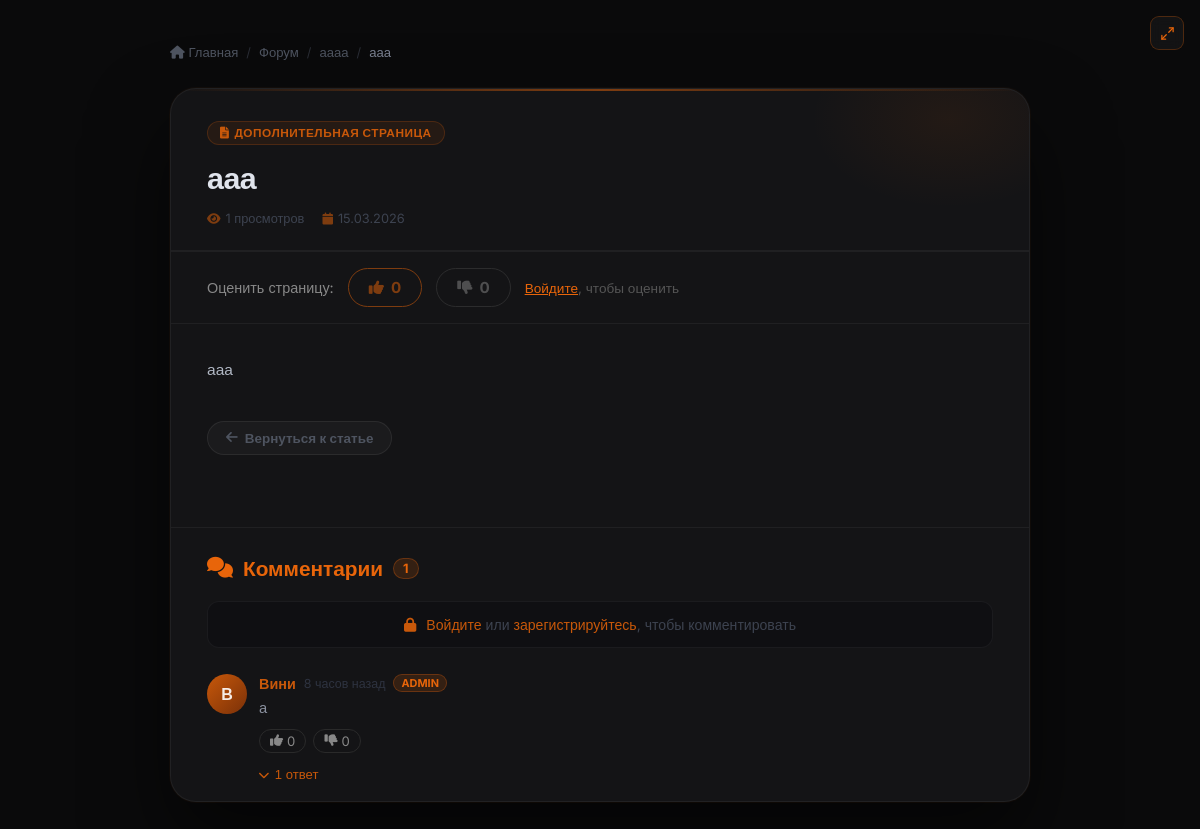
The app's page /extra/1 with its own data.
### models.py (models this page shows, shortened)
class Article(db.Model):
    __tablename__ = 'articles'
    id          = db.Column(db.Integer, primary_key=True)
    title       = db.Column(db.String(300), nullable=False)
    preview     = db.Column(db.Text, nullable=True)       # краткое описание
    content     = db.Column(db.Text, nullable=False)
    image       = db.Column(db.String(500), nullable=True)  # URL изображения (старый способ)
    image_file  = db.Column(db.String(300), nullable=True)  # имя файла загруженного изображения
    video_url   = db.Column(db.String(500), nullable=True)  # ссылка на YouTube
    video_file  = db.Column(db.String(300), nullable=True)  # загруженный видео-файл
    category    = db.Column(db.String(50), default='article')
    views       = db.Column(db.Integer, default=0)
    likes       = db.Column(db.Integer, default=0)
    dislikes    = db.Column(db.Integer, default=0)
    created_at  = db.Column(db.DateTime, default=datetime.utcnow)
    updated_at  = db.Column(db.DateTime, default=datetime.utcnow, onupdate=datetime.utcnow)
    author_id   = db.Column(db.Integer, db.ForeignKey('users.id'), nullable=False)
    game_id     = db.Column(db.Integer, db.ForeignKey('games.id'), nullable=True)
    comments    = db.relationship('Comment',      backref='article', lazy='dynamic',
                                  cascade='all, delete-orphan')
    votes       = db.relationship('Vote',         backref='article', lazy='dynamic',
                                  cascade='all, delete-orphan')
    extra_pages = db.relationship('ExtraPage',    backref='article', lazy='dynamic',
                                  cascade='all, delete-orphan')
    dropdown_items = db.relationship('DropdownItem', backref='article', lazy='dynamic',
                                     cascade='all, delete-orphan', order_by='DropdownItem.order')
    article_views  = db.relationship('ArticleView',  backref='article', lazy='dynamic',
                                     cascade='all, delete-orphan')

class ExtraPage(db.Model):
    __tablename__ = 'extra_pages'
    id         = db.Column(db.Integer, primary_key=True)
    title      = db.Column(db.String(300), nullable=False)
    content    = db.Column(db.Text, nullable=False)
    views      = db.Column(db.Integer, default=0)
    created_at = db.Column(db.DateTime, default=datetime.utcnow)
    article_id = db.Column(db.Integer, db.ForeignKey('articles.id'), nullable=False)
    author_id  = db.Column(db.Integer, db.ForeignKey('users.id'),    nullable=False)

class User(db.Model, UserMixin):
    __tablename__ = 'users'
    id             = db.Column(db.Integer, primary_key=True)
    username       = db.Column(db.String(80),  unique=True, nullable=False)
    email          = db.Column(db.String(120), unique=True, nullable=False)
    password_hash  = db.Column(db.String(256), nullable=False)
    role           = db.Column(db.Integer, default=0)
    created_at     = db.Column(db.DateTime, default=datetime.utcnow)   # дата регистрации
    last_seen      = db.Column(db.DateTime, default=datetime.utcnow)
    banned_until   = db.Column(db.DateTime, nullable=True)
    ban_reason     = db.Column(db.String(500), nullable=True)
    banned_by_id   = db.Column(db.Integer, db.ForeignKey('users.id'), nullable=True)
    recovery_key   = db.Column(db.String(256), nullable=True)  # хеш секретного ключа восстановления
    avatar         = db.Column(db.String(300), nullable=True)   # путь к аватарке
    articles       = db.relationship('Article',  backref='author',     lazy='dynamic', foreign_keys='Article.author_id')
    comments       = db.relationship('Comment',  backref='author',     lazy='dynamic', foreign_keys='Comment.author_id')
    votes          = db.relationship('Vote',     backref='user',       lazy='dynamic')
    extra_pages    = db.relationship('ExtraPage', backref='author',    lazy='dynamic', foreign_keys='ExtraPage.author_id')
    comment_reactions = db.relationship('CommentReaction', backref='user', lazy='dynamic')

### app.py (the view)
@app.route('/extra/<int:page_id>')
def extra_page(page_id):
    page = ExtraPage.query.get_or_404(page_id)
    record_extra_page_view(page)
    try:
        rows = db.session.execute(
            db.text("SELECT id,content,created_at,author_id,parent_id,likes,dislikes "
                    "FROM extra_page_comments WHERE page_id=:pid AND parent_id IS NULL "
                    "ORDER BY created_at DESC"),
            {'pid': page_id}
        ).fetchall()
        from models import User as UserModel
        extra_comments = []
        for r in rows:
            author = UserModel.query.get(r[3])
            reply_rows = db.session.execute(
                db.text("SELECT id,content,created_at,author_id,likes,dislikes "
                        "FROM extra_page_comments WHERE parent_id=:pid ORDER BY created_at"),
                {'pid': r[0]}
            ).fetchall()
            from datetime import datetime as _dt
            def _parse_dt(v):
                if isinstance(v, str):
                    try: return _dt.fromisoformat(v.split('.')[0])
                    except: return _dt.utcnow()
                return v if v else _dt.utcnow()
            replies = [{'id':rr[0],'content':rr[1],'created_at':_parse_dt(rr[2]),
                        'author': UserModel.query.get(rr[3]),
                        'likes':rr[4],'dislikes':rr[5]} for rr in reply_rows]
            extra_comments.append({'id':r[0],'content':r[1],'created_at':_parse_dt(r[2]),
                                   'author':author,'likes':r[5],'dislikes':r[6],
                                   'replies':replies})
        user_extra_reactions = {}
        if current_user.is_authenticated:
            reacts = db.session.execute(
                db.text("SELECT comment_id,value FROM extra_comment_reactions WHERE user_id=:uid"),
                {'uid': current_user.id}
            ).fetchall()
            user_extra_reactions = {r[0]: r[1] for r in reacts}
    except Exception:
        extra_comments = []
        user_extra_reactions = {}
    page_likes = 0; page_dislikes = 0; user_page_vote = 0
    try:
        page_likes    = db.session.execute(db.text("SELECT COUNT(*) FROM extra_page_votes WHERE page_id=:pid AND value=1"),  {'pid':page_id}).scalar() or 0
        page_dislikes = db.session.execute(db.text("SELECT COUNT(*) FROM extra_page_votes WHERE page_id=:pid AND value=-1"), {'pid':page_id}).scalar() or 0
        if current_user.is_authenticated:
            rv = db.session.execute(db.text("SELECT value FROM extra_page_votes WHERE page_id=:pid AND user_id=:uid"), {'pid':page_id,'uid':current_user.id}).fetchone()
            user_page_vote = rv[0] if rv else 0
    except Exception:
        pass
    return render_template('extra.html', page=page,
                           extra_comments=extra_comments,
                           user_extra_reactions=user_extra_reactions,
                           page_likes=page_likes, page_dislikes=page_dislikes,
                           user_page_vote=user_page_vote)

### templates/extra.html (shortened to what this page needs)
{% extends "base.html" %}
{% block content %}
<div class="extra-outer">
<div class="extra-wrap">
    <div class="breadcrumb">
        <a href="{{ url_for('index') }}"><i class="fas fa-home"></i> Главная</a>
        <span>/</span>
        <a href="{{ url_for('forum') }}">Форум</a>
        {% if page.article %}
        <span>/</span>
        <a href="{{ url_for('article', article_id=page.article.id) }}">{{ page.article.title }}</a>
        {% endif %}
        <span>/</span>
        <span class="current">{{ page.title }}</span>
    </div>
    <div class="extra-card">
        <div class="extra-header">
            <div class="extra-header-glow"></div>
            <div class="extra-tag"><i class="fas fa-file-alt"></i> Дополнительная страница</div>
            <h1 class="extra-title">{{ page.title }}</h1>
            <div class="extra-meta">
                <span class="extra-meta-item"><i class="fas fa-eye"></i> {{ page.views }} просмотров</span>
                {% if page.created_at %}
                <span class="extra-meta-item"><i class="fas fa-calendar"></i> {{ page.created_at.strftime('%d.%m.%Y') }}</span>
                {% endif %}
            </div>
        </div>
        <div class="extra-vote-section">
            <span class="extra-vote-label">Оценить страницу:</span>
            {% if current_user.is_authenticated %}
                <button class="extra-vote-btn like {% if user_page_vote == 1 %}active{% endif %}"
                        data-page="{{ page.id }}" data-val="1" onclick="voteExtraPage(this)">
                    <i class="fas fa-thumbs-up"></i> <span id="extraLikes">{{ page_likes }}</span>
                </button>
                <button class="extra-vote-btn dislike {% if user_page_vote == -1 %}active{% endif %}"
                        data-page="{{ page.id }}" data-val="-1" onclick="voteExtraPage(this)">
                    <i class="fas fa-thumbs-down"></i> <span id="extraDislikes">{{ page_dislikes }}</span>
                </button>
            {% else %}
                <span class="extra-vote-btn like" style="cursor:default;opacity:0.5;">
                    <i class="fas fa-thumbs-up"></i> {{ page_likes }}
                </span>
                <span class="extra-vote-btn dislike" style="cursor:default;opacity:0.5;">
                    <i class="fas fa-thumbs-down"></i> {{ page_dislikes }}
                </span>
                <span style="color:#555;font-size:0.85rem;"><a href="{{ url_for('login') }}" style="color:#e8650a;">Войдите</a>, чтобы оценить</span>
            {% endif %}
        </div>
        <div class="extra-body">
            <div class="extra-content">
                {{ page.content | safe }}
            </div>
            {% if page.article %}
            <a href="{{ url_for('article', article_id=page.article.id) }}" class="extra-back">
                <i class="fas fa-arrow-left"></i> Вернуться к статье
            </a>
            {% else %}
            <a href="{{ url_for('forum') }}" class="extra-back">
                <i class="fas fa-arrow-left"></i> На форум
            </a>
            {% endif %}
        </div>
        <div class="extra-comments-section" id="extra-comments">
            <div class="extra-comments-title">
                <i class="fas fa-comments"></i>
                Комментарии
                <span class="extra-comments-count">{{ extra_comments | length }}</span>
            </div>
            {% if current_user.is_authenticated %}
            <div class="extra-comment-form" id="mainCommentForm">
                <form id="ecMainForm">
                    <input type="hidden" name="page_id" value="{{ page.id }}">
                    <textarea name="content" id="ecMainTextarea" placeholder="Написать комментарий..." rows="3"></textarea>
                    <button type="submit" class="extra-comment-submit">
                        <i class="fas fa-paper-plane"></i> Отправить
                    </button>
                </form>
            </div>
            {% else %}
            <div class="extra-comment-login">
                <i class="fas fa-lock" style="color:#c8580a;margin-right:6px;"></i>
                <a href="{{ url_for('login') }}">Войдите</a> или <a href="{{ url_for('register') }}">зарегистрируйтесь</a>, чтобы комментировать
            </div>
            {% endif %}
            <div id="ecList">
            {% if extra_comments %}
                {% for c in extra_comments %}
                <div class="ec-comment" id="ec-{{ c.id }}">
                    <a href="{{ url_for('profile', username=c.author.username) if c.author else '#' }}" class="ec-avatar ec-avatar-link">
                        {% if c.author and c.author.avatar %}
                            <img src="{{ c.author.avatar }}" alt="">
                        {% else %}
                            {{ (c.author.username[0] if c.author else '?') }}
                        {% endif %}
                    </a>
                    <div class="ec-body">
                        <div class="ec-head">
                            <a href="{{ url_for('profile', username=c.author.username) if c.author else '#' }}" class="ec-username">{{ c.author.username if c.author else 'Удалён' }}</a>
                            <span class="ec-date" data-utc="{{ c.created_at.strftime('%Y-%m-%dT%H:%M:%S') }}">{{ c.created_at.strftime('%d.%m.%Y %H:%M') }}</span>
                            {% if c.author and c.author.role >= 4 %}<span class="ec-badge admin">ADMIN</span>
                            {% elif c.author and c.author.role >= 3 %}<span class="ec-badge mod">MOD</span>
                            {% elif c.author and c.author.role >= 2 %}<span class="ec-badge editor">РЕД.</span>{% endif %}
                        </div>
                        <div class="ec-text">{{ c.content }}</div>
                        <div class="ec-actions">
                            {% if current_user.is_authenticated %}
                            <button class="ec-react-btn {% if user_extra_reactions.get(c.id)==1 %}ec-liked{% endif %}"
                                    data-cid="{{ c.id }}" data-val="1">
                                <i class="fas fa-thumbs-up"></i> <span class="ec-cnt">{{ c.likes }}</span>
                            </button>
                            <button class="ec-react-btn {% if user_extra_reactions.get(c.id)==-1 %}ec-disliked{% endif %}"
                                    data-cid="{{ c.id }}" data-val="-1">
                                <i class="fas fa-thumbs-down"></i> <span class="ec-cnt">{{ c.dislikes }}</span>
                            </button>
                            <button class="ec-reply-toggle" data-target="ecReplyForm-{{ c.id }}">
                                <i class="fas fa-reply"></i> Ответить
                            </button>
                            {% if current_user.id == (c.author.id if c.author else -1) or current_user.role >= 2 %}
                            <form class="ec-del-form" data-cid="{{ c.id }}" style="display:contents;">
                                <button type="button" class="ec-del-btn" data-cid="{{ c.id }}">
                                    <i class="fas fa-trash"></i>
                                </button>
                            </form>
                            {% endif %}
                            {% else %}
                            <span class="ec-react-btn" style="cursor:default;"><i class="fas fa-thumbs-up"></i> {{ c.likes }}</span>
                            <span class="ec-react-btn" style="cursor:default;"><i class="fas fa-thumbs-down"></i> {{ c.dislikes }}</span>
                            {% endif %}
                        </div>
                        {% if c.replies %}
                        <div class="ec-replies-wrap">
                            <button class="ec-replies-toggle" data-target="ecReplies-{{ c.id }}">
                                <i class="fas fa-chevron-down"></i>
                                {{ c.replies | length }} {{ 'ответ' if c.replies|length==1 else ('ответа' if c.replies|length in [2,3,4] else 'ответов') }}
                            </button>
                        </div>
                        {% endif %}
                    </div>
                </div>
                {% endfor %}
            {% else %}
                <div class="ec-empty">
                    <i class="fas fa-comment-slash"></i>
                    <p>Комментариев пока нет — будь первым!</p>
                </div>
            {% endif %}
            </div>
        </div>
    </div>
</div>
</div>
{% endblock %}

### records on screen
Article: article "аааа"
ExtraPage: title "ааа", views "1", created_at "15.03.2026", content "ааа"
User: username "В", author "Вини"

### other values on screen
{{ page_likes }} "0"
{{ page_dislikes }} "0"
{{ extra_comments | length }} "1"
{{ c.content }} "а"
{{ c.likes }} "0"
{{ c.dislikes }} "0"
{{ c.replies | length }} "1"
